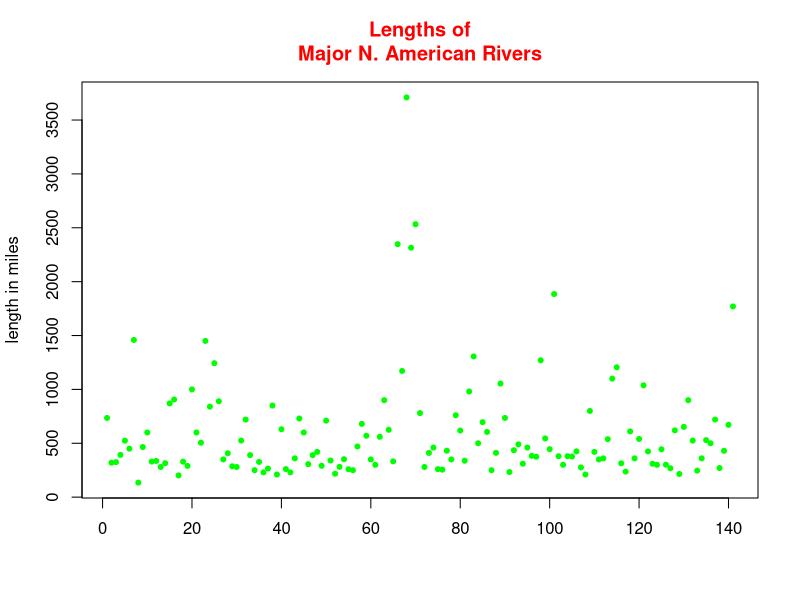

The R script that drew this image:
### Graphs Exercise

# 1. get familiar with "rivers" - how many observations?

?rivers #141 observations

x = 1:141
y = rivers

# 2. plot rivers against its index (hint: number of observation on x)
# 3. add: header (red), label names
# 4. change the point symbol and point color

plot(x, y, col = "green", 
     pch = 20, 
     main = "Lengths of\nMajor N. American Rivers",
     col.main = "red",
     xlab = "",
     ylab = "length in miles")
